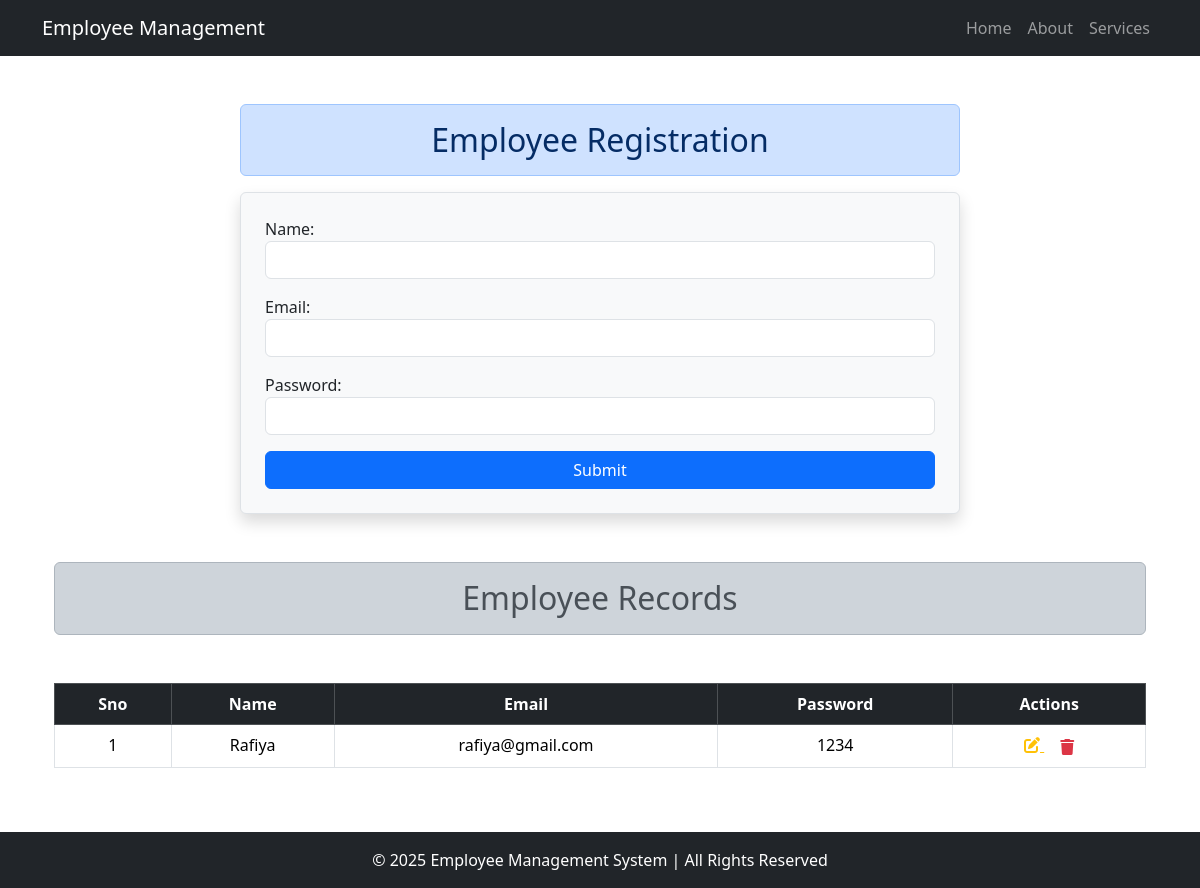
The app's page /, older data.
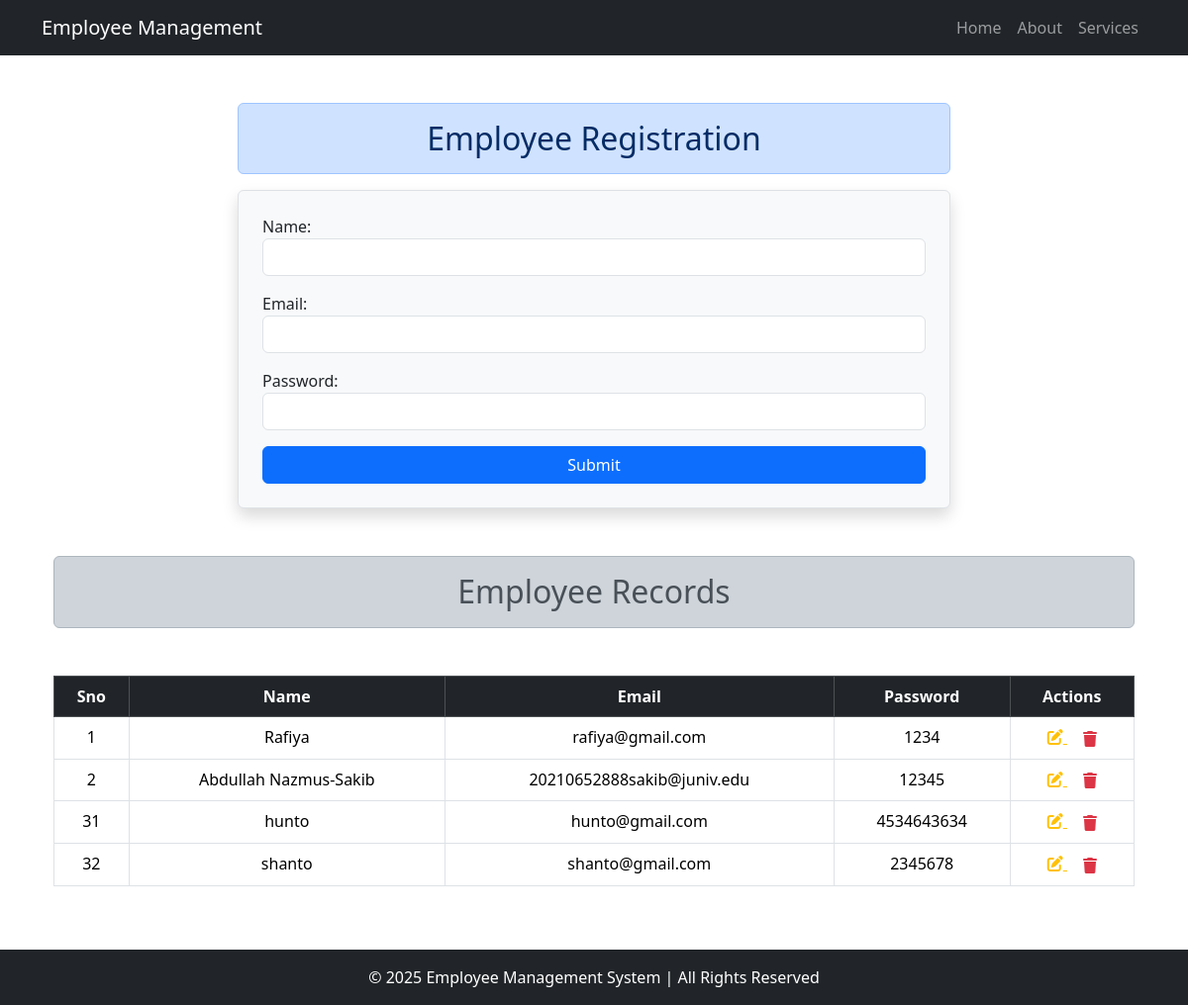
The same page, newer data.
### app1/models.py (models this page shows, shortened)
class Employee(models.Model):
    name = models.CharField(max_length=25,null=True)
    email = models.EmailField(max_length=60,null=True)
    password = models.CharField(max_length=25,null=True)

### app1/views.py (the view)
# urls.py: path('',views.HomePage,name='home'),
def HomePage(request):
    form = EmployeForm()  # 🔹 Initialize form outside of if block
    if request.method == "POST":
        form = EmployeForm(request.POST)
        if form.is_valid():  # 🔹 Always check if form is valid before saving
            form.save()
            form = EmployeForm()  # Reset form after saving
    datas = Employee.objects.all()
    context = {
        'form': form,
        'datas': datas
    }
    return render(request, 'app1/index.html', context)

### app1/forms.py
class EmployeForm(ModelForm):
    class Meta:
        model = Employee
        fields = '__all__'
        widgets={
            'name' : forms.TextInput(attrs={'class':'form-control'}),
            'email' : forms.EmailInput(attrs={'class':'form-control'}),
            'password' : forms.PasswordInput(attrs={'class':'form-control'},render_value=True),
        }

### templates/app1/index.html (shortened to what this page needs)
{% extends "app1/base.html" %}
{% block content %}
<div class="container">
    <div class="row">
        <div class="col-md-8 offset-md-2">
            <h2 class="alert alert-primary text-center">Employee Registration</h2>
            <form action="" method="POST" class="p-4 border rounded bg-light shadow">
                {{ form.as_p }}
                <button type="submit" class="btn btn-primary w-100">Submit</button>
            </form>
        </div>
    </div>
    <h2 class="alert alert-dark text-center my-5">Employee Records</h2>
    <div class="table-responsive">
        <table class="table table-hover table-bordered">
            <thead class="table-dark text-center">
                <tr>
                    <th>Sno</th>
                    <th>Name</th>
                    <th>Email</th>
                    <th>Password</th>
                    <th>Actions</th>
                </tr>
            </thead>
            <tbody class="text-center">
                {% for data in datas %}
                <tr>
                    <td>{{ data.id }}</td>
                    <td>{{ data.name }}</td>
                    <td>{{ data.email }}</td>
                    <td>{{data.password}}</td>
                    <td>
                        <a href="{% url 'update' data.id %}" class="text-warning me-3">
                            <i class="fa-solid fa-pen-to-square"></i>
                        </a>
                        <form action="{% url 'delete' data.id %}" method="POST" class="d-inline">
                            <button type="submit" class="btn btn-link text-danger p-0 border-0">
                                <i class="fa-solid fa-trash"></i>
                            </button>
                        </form>
                    </td>
                </tr>
                {% empty %}
                <tr>
                    <td colspan="5" class="text-center text-muted">No employees found.</td>
                </tr>
                {% endfor %}
            </tbody>
        </table>
    </div>
</div>
{% endblock content %}

### templates/app1/base.html (shortened to what this page needs)
<!DOCTYPE html>
<html lang="en">
<head>
    <link href="https://cdn.jsdelivr.net/npm/bootstrap@5.3.3/dist/css/bootstrap.min.css" rel="stylesheet">
    <link rel="stylesheet" href="https://cdnjs.cloudflare.com/ajax/libs/font-awesome/6.7.2/css/all.min.css">
</head>
<body>
    <nav class="navbar navbar-expand-lg navbar-dark bg-dark">
        <div class="container">
            <a class="navbar-brand" href="{% url 'home' %}">Employee Management</a>
            <div class="collapse navbar-collapse" id="navbarNav">
                <ul class="navbar-nav ms-auto">
                    <li class="nav-item">
                        <a class="nav-link" href="{% url 'home' %}">Home</a>
                    </li>
                    <li class="nav-item">
                        <a class="nav-link" href="{% url 'about' %}">About</a>
                    </li>
                    <li class="nav-item">
                        <a class="nav-link" href="{% url 'services' %}">Services</a>
                    </li>
                </ul>
            </div>
        </div>
    </nav>
    <div class="container my-5">
        {% block content %}
        {% endblock content %}
    </div>
    <footer class="bg-dark text-white text-center py-3">
        <p class="mb-0">© 2025 Employee Management System | All Rights Reserved</p>
    </footer>
</body>
</html>

Row changes from the older to the newer data that the page shows:
added Employee: id "2", name "Abdullah Nazmus-Sakib", email "20210652888sakib@juniv.edu", password "12345"
added Employee: id "31", name "hunto", email "hunto@gmail.com", password "4534643634"
added Employee: id "32", name "shanto", email "shanto@gmail.com", password "2345678"
